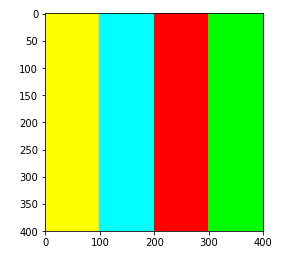
#> input picture trabajo1/res/colores.png, 289 x 263 px; the run also reads 1 picture not shown here
$ jupyter execute primeraEntregaVA.ipynb   (older library calls are emulated)
#> lines starting #> are read from the running program, lines starting #| are printed output that depends on the picture
[cell 1]
#Punto 1
#Literal a)

import random
from matplotlib import pyplot as plt
import numpy as np
import cv2

img = cv2.cvtColor(cv2.imread('res/imagen.jpg'), cv2.COLOR_BGR2RGB)
#Se crea la imagen copia
img_add = np.zeros(img.shape, np.uint8)

q = 0; w = 0; e = -255
#Se sustituyen los valores de cada canal de la copia por los valores modificados de la imagen original
img_add[:,0:100:,0] = cv2.add(img[:,0:100,0], q)
img_add[:,0:100,1] = cv2.add(img[:,0:100,1], w)
img_add[:,0:100,2] = cv2.add(img[:,0:100,2], e)

q = -255; w = 0; e = 0
#Se sustituyen los valores de cada canal de la copia por los valores modificados de la imagen original
img_add[:,100:200:,0] = cv2.add(img[:,100:200,0], q)
img_add[:,100:200,1] = cv2.add(img[:,100:200,1], w)
img_add[:,100:200,2] = cv2.add(img[:,100:200,2], e)
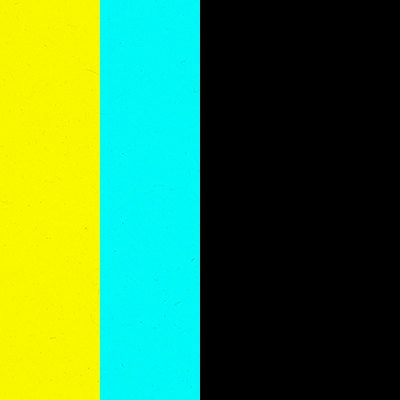
#> img_add: shape (400, 400, 3); mean R, G, B 62.1, 123.6, 61.7

q = 0; w = -255; e = -255
#Se sustituyen los valores de cada canal de la copia por los valores modificados de la imagen original
img_add[:,200:300:,0] = cv2.add(img[:,200:300,0], q)
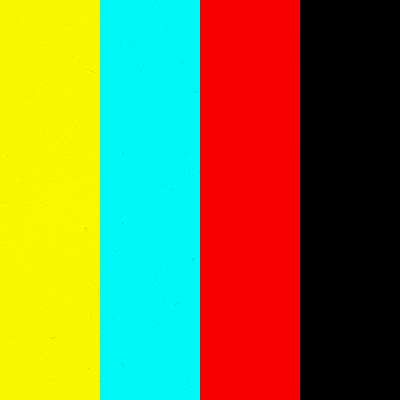
#> img_add: shape (400, 400, 3); mean R, G, B 124.2, 123.6, 61.7
img_add[:,200:300,1] = cv2.add(img[:,200:300,1], w)
img_add[:,200:300,2] = cv2.add(img[:,200:300,2], e)

q = -255; w = 0; e = -255
#Se sustituyen los valores de cada canal de la copia por los valores modificados de la imagen original
img_add[:,300:400,0] = cv2.add(img[:,300:400,0], q)
img_add[:,300:400,1] = cv2.add(img[:,300:400,1], w)
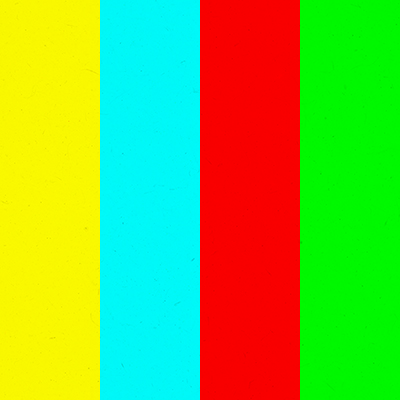
#> img_add: shape (400, 400, 3); mean R, G, B 124.2, 185.4, 61.7
img_add[:,300:400,2] = cv2.add(img[:,300:400,2], e)
plt.imshow(img_add)

[cell 2]
img = cv2.imread("res/colores.png", cv2.IMREAD_COLOR)
#> img is the input picture: shape (263, 289, 3); mean B, G, R 132.4, 211.3, 170.5
img_rgb  = cv2.cvtColor(img, cv2.COLOR_BGR2RGB)
plt.imshow(img_rgb)

img_rgb  = cv2.cvtColor(img, cv2.COLOR_BGR2RGB)
img_R = img_rgb[:,:,0]
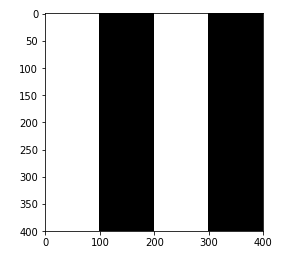
#> img_R: shape (263, 289); min 0, max 255, mean 170.5
img_G = img_rgb[:,:,1]
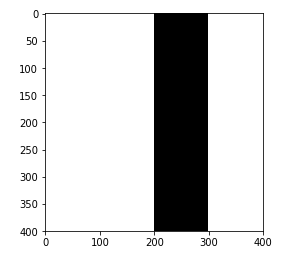
#> img_G: shape (263, 289); min 0, max 255, mean 211.3
img_B = img_rgb[:,:,2]
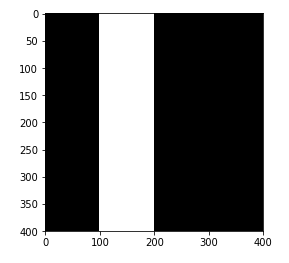
#> img_B: shape (263, 289); min 0, max 255, mean 132.4
img_lab  = cv2.cvtColor(img, cv2.COLOR_BGR2LAB)
#> img_lab: shape (263, 289, 3); mean of channels 0, 1, 2 222.9, 115.9, 163.7
img_L = img_lab[:,:,0]
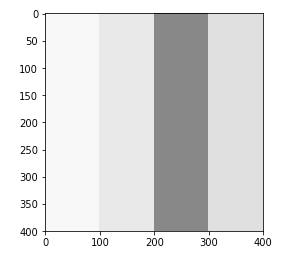
#> img_L: shape (263, 289); min 0, max 255, mean 222.9
img_A =  img_lab[:,:,1]
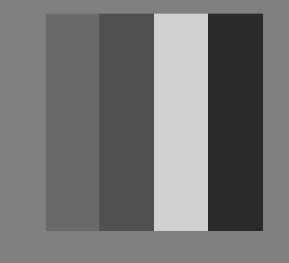
#> img_A: shape (263, 289); min 42, max 208, mean 115.9
img_B = img_lab[:,:,2]
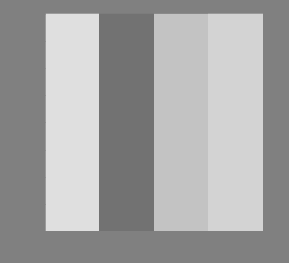
#> img_B: shape (263, 289); min 114, max 223, mean 163.7

img_xyz  = cv2.cvtColor(img, cv2.COLOR_BGR2RGB)
img_X = img_xyz[:,:,0]
img_Y =  img_xyz[:,:,1]
img_Z = img_xyz[:,:,2]


fig, arreglo_plots = plt.subplots(6,2, figsize=(15, 25))
colors = ('r','g','b')
#Canal LAB
arreglo_plots[0,0].set_title('Canal L')
arreglo_plots[0,0].imshow(img_L, cmap="gray")
arreglo_plots[0,1].set_title('Histograma Canal L')
img_array_i = img_lab[:,:,0].ravel()
arreglo_plots[0,1].hist(img_array_i,histtype='step', bins=255,
                            range=(0.0, 255.0),normed=True, color=colors[0])

arreglo_plots[1,0].set_title('Canal A')
arreglo_plots[1,0].imshow(img_A, cmap="gray")
arreglo_plots[1,1].set_title('Histograma Canal A')
img_array_i = img_lab[:,:,1].ravel()
arreglo_plots[1,1].hist(img_array_i,histtype='step', bins=255,
                            range=(0.0, 255.0),normed=True, color=colors[1])

arreglo_plots[2,0].set_title('Canal B')
arreglo_plots[2,0].imshow(img_B, cmap="gray")
arreglo_plots[2,1].set_title('Histograma Canal B')
img_array_i = img_lab[:,:,2].ravel()
arreglo_plots[2,1].hist(img_array_i,histtype='step', bins=255,
                            range=(0.0, 255.0),normed=True, color=colors[2])

#Canal XYZ
arreglo_plots[3,0].set_title('Canal R')
arreglo_plots[3,0].imshow(img_X, cmap="gray")
arreglo_plots[3,1].set_title('Histograma Canal R')
img_array_i = img_xyz[:,:,0].ravel()
arreglo_plots[3,1].hist(img_array_i,histtype='step', bins=255,
                            range=(0.0, 255.0),normed=True, color=colors[0])

arreglo_plots[4,0].set_title('Canal G')
arreglo_plots[4,0].imshow(img_Y, cmap="gray")
arreglo_plots[4,1].set_title('Histograma Canal G')
img_array_i = img_xyz[:,:,1].ravel()
arreglo_plots[4,1].hist(img_array_i,histtype='step', bins=255,
                            range=(0.0, 255.0),normed=True, color=colors[1])

arreglo_plots[5,0].set_title('Canal B')
arreglo_plots[5,0].imshow(img_Z, cmap="gray")
arreglo_plots[5,1].set_title('Histograma Canal B')
img_array_i = img_xyz[:,:,2].ravel()
arreglo_plots[5,1].hist(img_array_i,histtype='step', bins=255,
                            range=(0.0, 255.0),normed=True, color=colors[2]);
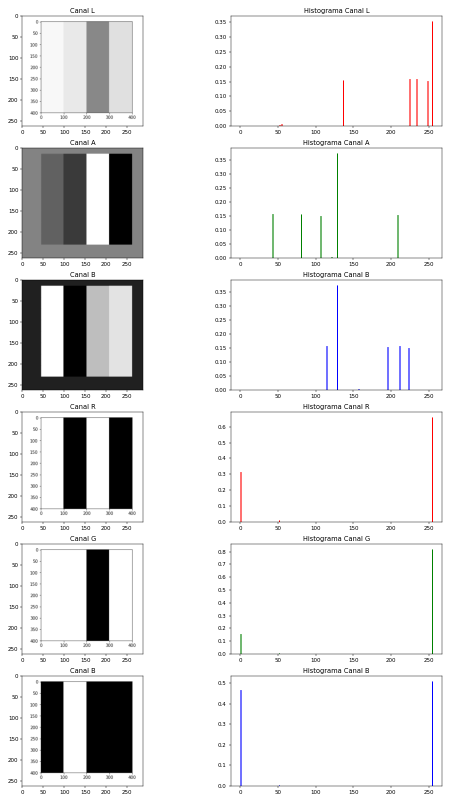
#> figure drawn by matplotlib, 12 panels
